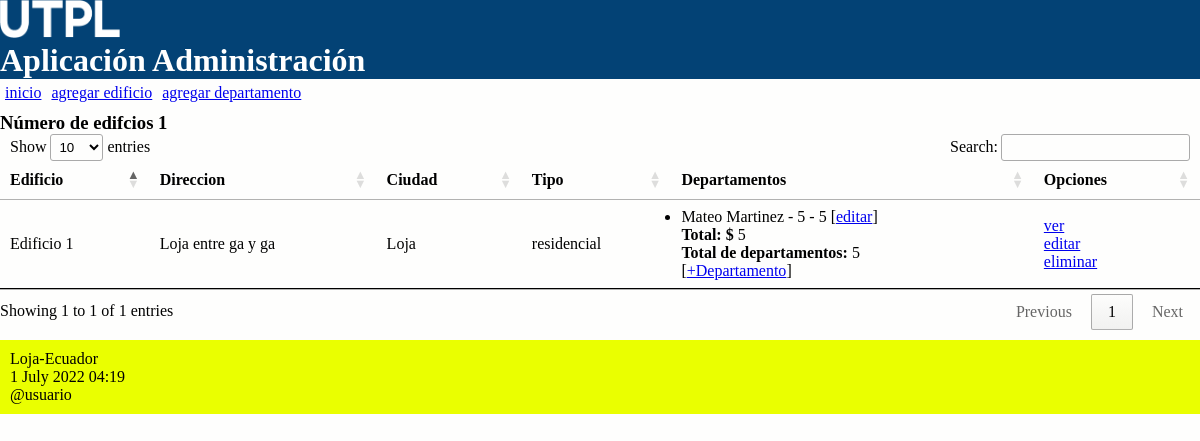
The app's page /, older data.
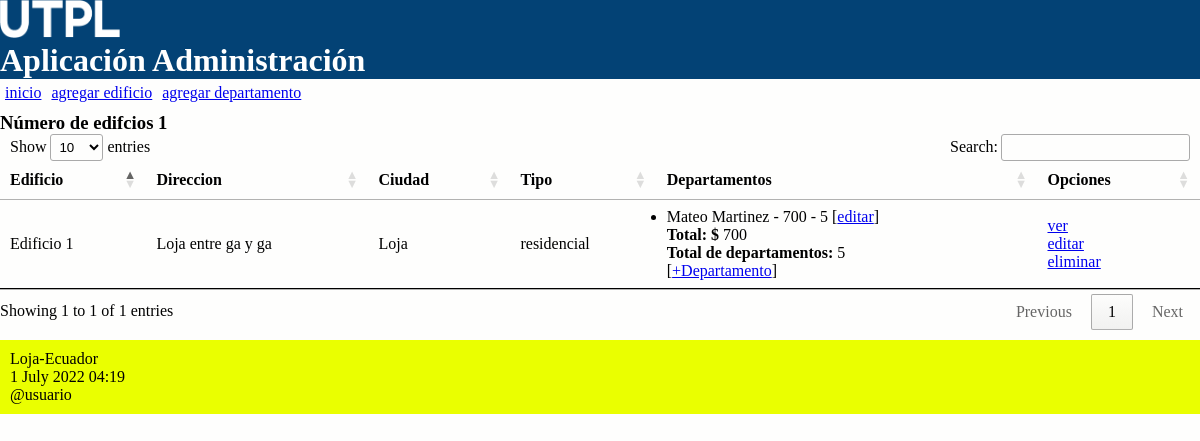
The same page, newer data.
### administrativo/models.py (models this page shows, shortened)
class Departamento(models.Model):
    class Meta:
        verbose_name_plural = "Departamentos"
    nombrePropietario = models.CharField(max_length=50)
    costoDepartamento = models.DecimalField(max_digits=10000, decimal_places=2)
    costoDepartamento = models.IntegerField()
    numeroCuartos = models.IntegerField()
    edificio = models.ForeignKey(Edificio, on_delete=models.CASCADE, related_name="departamentos")

class Edificio(models.Model):
    class Meta:
        verbose_name_plural = "Edificios"
    opciones_tipo = (
        ('residencial', 'Edificio Residencial'),
        ('comercial', 'Edificio Comercial'),
    )
    nombre = models.CharField(max_length=30)
    direccion = models.CharField(max_length=100)
    ciudad = models.CharField(max_length=30)
    tipo = models.CharField(max_length=50, choices=opciones_tipo)
    def obtenerNroCuartos(self):
        valor = [d.numeroCuartos for d in self.departamentos.all()]
        valor = sum(valor)
        return valor
    def obtenerCostoTotal(self):
        valor = [d.costoDepartamento for d in self.departamentos.all()]
        valor = sum(valor)
        return valor

### administrativo/views.py (the view)
# urls.py: path('', views.index, name='index'),
def index(request):
    edificios = Edificio.objects.all()
    informacion_template = {'edificios': edificios, 'numero_edificios': len(edificios)}
    return render(request, 'index.html', informacion_template)

### administrativo/templates/index.html (shortened to what this page needs)
{% extends "master.html" %}
{% block content %}
<h3>Número de edifcios {{ numero_edificios }}</h3>
<table id="tabla_datos">
  <thead>
    <tr>
      <th>Edificio</th>
      <th>Direccion</th>
      <th>Ciudad</th>
      <th>Tipo</th>
      <th>Departamentos</th>
      <th>Opciones</th>
    </tr>
  </thead>
  {% for e in edificios %}
  <tr>
    <td> {{e.nombre}} </td>
    <td> {{e.direccion}} </td>
    <td> {{e.ciudad}} </td>
    <td> {{e.tipo}} </td>
    <td>
      <ul>
        {% for d in e.departamentos.all %}
          <li>
            <span>{{d.nombrePropietario}} - {{d.costoDepartamento}} - {{d.numeroCuartos}} [<a href="#">editar</a>] </span>
          </li>
        {% endfor %}
      </ul>
        <span><b>Total: $</b> {{ e.obtenerCostoTotal }}</span>
        <br>
        <span><b>Total de departamentos:</b> {{ e.obtenerNroCuartos }}</span>
        <br>[<a href="{% url 'crear_departamento_edificio' e.id %}">+Departamento</a>]
    </td>
    <td> <a href="{% url 'listar_edificio' e.id %}">ver</a> <br>
      <a href="{% url 'editar_edificio' e.id %}">editar</a> <br>
      <a href="{% url 'eliminar_edificio' e.id %}"
      onclick="return confirm('¿Está seguro de la eliminación?')" >
      eliminar</a>
    </td>
  </tr>
  {% endfor %}
</table>
{% endblock %}

Row changes from the older to the newer data that the page shows:
changed through a linked row, Edificio "Edificio 1": obtenerCostoTotal "5" → "700"
changed Departamento "Mateo Martinez": costoDepartamento "5" → "700"
